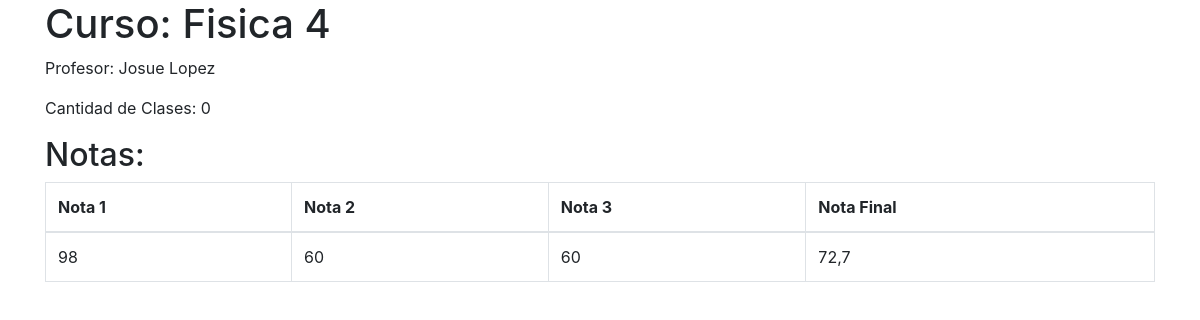
The page /evolution/4/ (signed in) on the database its author committed.
### core/models.py (models this page shows, shortened)
class Course(models.Model):
    STATUS_CHOICES = (
        ('I', 'Inscripciones'),
        ('P', 'En progreso'),
        ('F', 'Finalizado'),
    )
    name = models.CharField(max_length=90, verbose_name='Nombre')
    description = models.TextField(blank=True, null=True, verbose_name='Descripción')
    teacher = models.ForeignKey(User, on_delete=models.CASCADE, limit_choices_to={'groups__name': 'profesores'}, verbose_name='Profesor')
    class_quantity = models.PositiveIntegerField(default=0, verbose_name='Cantidad de clases')
    schedule = models.CharField(max_length=11, verbose_name='Horario (HH:MM-HH:MM)')
    cost = models.DecimalField(max_digits=10, decimal_places=2, verbose_name='Costo', default=0.00)
    status = models.CharField(max_length=1, choices=STATUS_CHOICES, default='I', verbose_name='Estado')
    class Meta:
        verbose_name = 'Curso'
        verbose_name_plural = 'Cursos'

class Mark(models.Model):
    course = models.ForeignKey(Course, on_delete=models.CASCADE, verbose_name='Curso')
    student = models.ForeignKey(User, on_delete=models.CASCADE, limit_choices_to={'groups__name': 'estudiantes'}, verbose_name='Estudiante')
    mark_1 = models.PositiveIntegerField(null=True, blank=True, verbose_name='Nota 1')
    mark_2 = models.PositiveIntegerField(null=True, blank=True, verbose_name='Nota 2')
    mark_3 = models.PositiveIntegerField(null=True, blank=True, verbose_name='Nota 3')
    average = models.DecimalField(max_digits=3, decimal_places=1, null=True, blank=True, verbose_name='Promedio')
    class Meta:
        verbose_name = 'Nota'
        verbose_name_plural = 'Notas'

### core/views.py (the view)
# urls.py: path('evolution/<int:course_id>/', login_required(evolution), name='evolution'),
def evolution(request, course_id):
    course = get_object_or_404(Course, id=course_id)
    teacher = course.teacher.get_full_name()
    class_quantity = course.class_quantity
    student = request.user
    marks = Mark.objects.filter(course=course, student=student)
    context = {
        'teacher': teacher,
        'class_quantity': class_quantity,
        'courseName': course.name,
        'marks': marks
    }
    return render(request, 'evolution.html', context)

### Templates/evolution.html
<!DOCTYPE html>
<html>
<head>
    <link rel="stylesheet" href="https://maxcdn.bootstrapcdn.com/bootstrap/4.5.2/css/bootstrap.min.css">
</head>
<body>
    <div class="container">
        <h1>Curso: {{ courseName }}</h1>
        <p>Profesor: {{ teacher }}</p>
        <p>Cantidad de Clases: {{ class_quantity }}</p>
        <h2>Notas:</h2>
        <div class="table-responsive">
            <table class="table table-bordered">
                <thead>
                    <tr>
                        <th>Nota 1</th>
                        <th>Nota 2</th>
                        <th>Nota 3</th>
                        <th>Nota Final</th>
                    </tr>
                </thead>
                <tbody>
                    {% for mark in marks %}
                    <tr>
                        <td>{{ mark.mark_1 }}</td>
                        <td>{{ mark.mark_2 }}</td>
                        <td>{{ mark.mark_3 }}</td>
                        <td>{{ mark.average }}</td>
                    </tr>
                    {% endfor %}
                </tbody>
            </table>
        </div>
    </div>
</body>
</html>

### rows shown on the page
Course: name "Fisica 4"
Mark: mark_1 "98", mark_2 "60", mark_3 "60", average "72,7"

### other values the page prints
{{ teacher }} "Josue Lopez"
{{ class_quantity }} "0"
